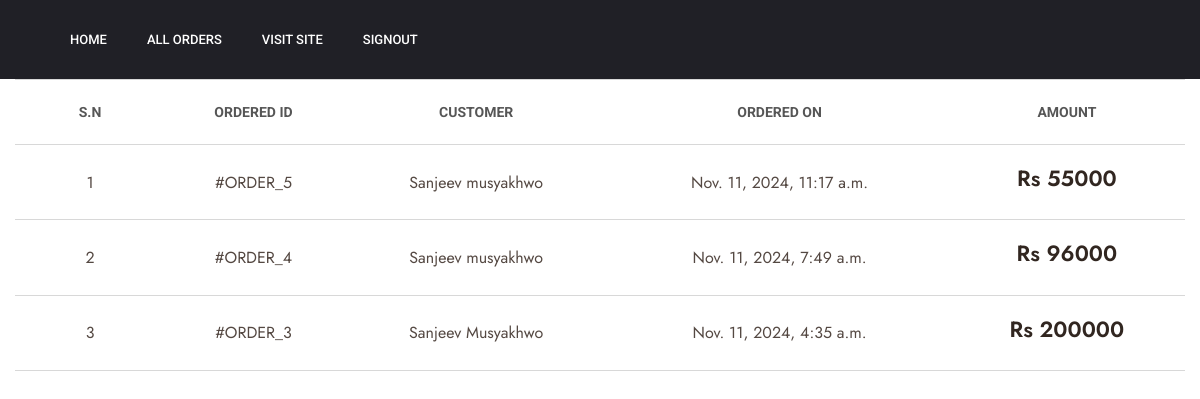
Before: /admin_home/ (signed in) with the older database file.
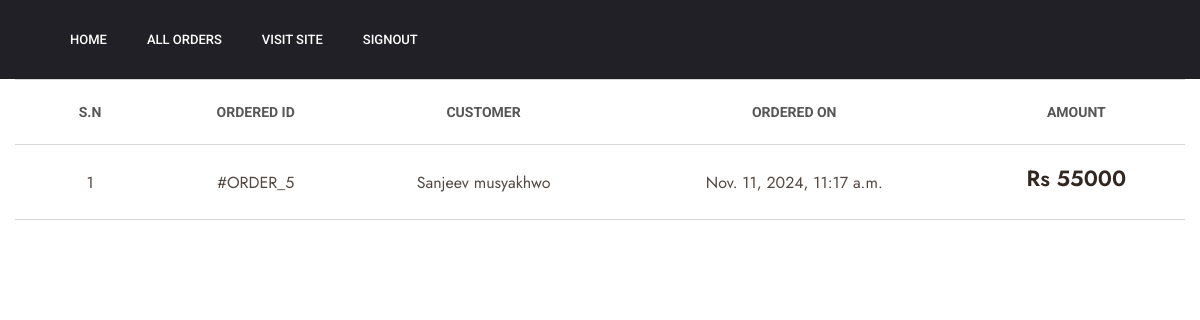
After: the same page with the newer database file.
### app/models.py (models this page shows, shortened)
class Order(models.Model):
  cart = models.OneToOneField(Cart,on_delete=models.CASCADE)
  ordered_by = models.CharField(max_length=200)
  shipping_address = models.CharField(max_length=200)
  mobile = models.CharField(max_length=10)
  email = models.EmailField(null= True,blank=True)
  subtotal = models.PositiveIntegerField()
  discount = models.PositiveIntegerField()
  total = models.PositiveIntegerField()
  order_status = models.CharField(max_length=50, choices=ORDER_STATUS)
  created_at = models.DateTimeField(auto_now_add=True)

### app/views.py (the view)
# urls.py: path('admin_home/', views.AdminHomePage.as_view(), name='adminhome'),
class AdminHomePage(AdminRequiredMixin,TemplateView):
    template_name = 'AdminPanel/adminhome.html'
    def get_context_data(self, **kwargs):
        context = super().get_context_data(**kwargs)
        context['pendingorders'] = Order.objects.filter(
            order_status ='Order Received'
        ).order_by('-id')
        return context

### app/views.py (called while the page is built)
    def dispatch(self, request, *args, **kwargs):
        if request.user.is_authenticated and Admin.objects.filter(user=request.user).exists():
            pass
        else:
            return redirect('/admin_login/')
        return super().dispatch(request, *args, **kwargs)

### templates/AdminPanel/adminhome.html (shortened to what this page needs)
{% extends "AdminPanel/adminbase.html" %}
{% load humanize %}
{% block content %}
<div class="container">
  <div class="row">
      <div class="col-12">
          <div class="cart-wrapper">
              <div class="table-responsive">
                  <table class="table mb-0">
                      <thead>
                          <tr>
                              <th class="product-thumbnail">S.N</th>
                              <th class="product-subtotal">Ordered ID</th>
                              <th class="product-name">Customer</th>
                              <th class="product-price">Ordered On</th>
                              <th class="product-quantity">Amount</th>
                          </tr>
                      </thead>
                      <tbody>
                              {% for order in pendingorders %}
                                  <tr>
                                      <td class="product-name">
                                          <h4>
                                              {{ forloop.counter }}
                                          </h4>
                                      </td>
                                      <td class="product-name">
                                        <h4>
                                            <a href="">#ORDER_{{ order.id }}</a>
                                        </h4>
                                    </td>
                                    <td class="product-name">
                                      <h4>
                                          {{ order.ordered_by }}
                                      </h4>
                                  </td>
                                  <td class="product-name">
                                    <h4>
                                        {{ order.created_at }}
                                    </h4>
                                </td>
                                <td class="product-price">
                                  <h4>
                                      Rs {{ order.total }}
                                  </h4>
                              </td>
                              {% endfor %}
                      </tbody>
                  </table>
              </div>
          </div>
      </div>
  </div>
</div>
{% endblock content %}

Changed rows visible on the page:
no longer on this page (row edited): Order: id "4", ordered_by "Sanjeev musyakhwo", created_at "Nov. 11, 2024, 7:49 a.m.", total "96000"
no longer on this page (row edited): Order: id "3", ordered_by "Sanjeev Musyakhwo", created_at "Nov. 11, 2024, 4:35 a.m.", total "200000"
